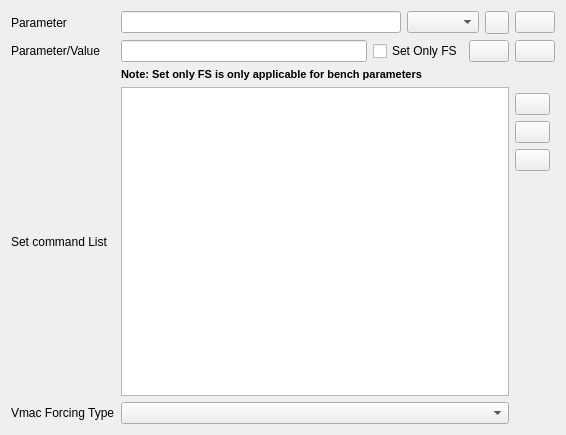
<?xml version="1.0" encoding="UTF-8"?>
<ui version="4.0">
 <class>GTAActionOneClickSetWidget</class>
 <widget class="QWidget" name="GTAActionOneClickSetWidget">
  <property name="geometry">
   <rect>
    <x>0</x>
    <y>0</y>
    <width>566</width>
    <height>435</height>
   </rect>
  </property>
  <property name="windowTitle">
   <string>Form</string>
  </property>
  <layout class="QGridLayout" name="gridLayout_2">
   <item row="0" column="0">
    <widget class="QLabel" name="label">
     <property name="text">
      <string>Parameter</string>
     </property>
    </widget>
   </item>
   <item row="0" column="1" colspan="2">
    <layout class="QHBoxLayout" name="horizontalLayout">
     <item>
      <widget class="QLineEdit" name="ParamNameLE"/>
     </item>
     <item>
      <widget class="QComboBox" name="functionStatusCB">
       <property name="toolTip">
        <string>Select function status</string>
       </property>
      </widget>
     </item>
     <item>
      <widget class="QToolButton" name="importFromCSVPB">
       <property name="text">
        <string/>
       </property>
       <property name="icon">
        <iconset resource="../resource.qrc">
         <normaloff>:/images/forms/img/table2.png</normaloff>:/images/forms/img/table2.png</iconset>
       </property>
      </widget>
     </item>
     <item>
      <widget class="QPushButton" name="SearchPB">
       <property name="sizePolicy">
        <sizepolicy hsizetype="Maximum" vsizetype="Fixed">
         <horstretch>0</horstretch>
         <verstretch>0</verstretch>
        </sizepolicy>
       </property>
       <property name="minimumSize">
        <size>
         <width>35</width>
         <height>0</height>
        </size>
       </property>
       <property name="text">
        <string/>
       </property>
       <property name="icon">
        <iconset resource="../resource.qrc">
         <normaloff>:/images/forms/img/SEARCH.png</normaloff>:/images/forms/img/SEARCH.png</iconset>
       </property>
      </widget>
     </item>
    </layout>
   </item>
   <item row="1" column="0">
    <widget class="QLabel" name="label_2">
     <property name="text">
      <string>Parameter/Value</string>
     </property>
    </widget>
   </item>
   <item row="1" column="1" colspan="2">
    <layout class="QGridLayout" name="gridLayout">
     <item row="0" column="0">
      <widget class="GTAActionOneClickSetValueLineEdit" name="ValueLE"/>
     </item>
     <item row="0" column="2">
      <widget class="QPushButton" name="SearchPB2">
       <property name="sizePolicy">
        <sizepolicy hsizetype="Maximum" vsizetype="Fixed">
         <horstretch>0</horstretch>
         <verstretch>0</verstretch>
        </sizepolicy>
       </property>
       <property name="minimumSize">
        <size>
         <width>35</width>
         <height>0</height>
        </size>
       </property>
       <property name="text">
        <string/>
       </property>
       <property name="icon">
        <iconset resource="../resource.qrc">
         <normaloff>:/images/forms/img/SEARCH.png</normaloff>:/images/forms/img/SEARCH.png</iconset>
       </property>
      </widget>
     </item>
     <item row="0" column="3">
      <widget class="QPushButton" name="EquationPB">
       <property name="sizePolicy">
        <sizepolicy hsizetype="Maximum" vsizetype="Fixed">
         <horstretch>0</horstretch>
         <verstretch>0</verstretch>
        </sizepolicy>
       </property>
       <property name="minimumSize">
        <size>
         <width>35</width>
         <height>0</height>
        </size>
       </property>
       <property name="text">
        <string/>
       </property>
       <property name="icon">
        <iconset resource="../resource.qrc">
         <normaloff>:/images/forms/img/EQUATION.png</normaloff>:/images/forms/img/EQUATION.png</iconset>
       </property>
      </widget>
     </item>
     <item row="0" column="1">
      <widget class="QCheckBox" name="SetOnlyFSCB">
       <property name="text">
        <string>Set Only FS</string>
       </property>
      </widget>
     </item>
    </layout>
   </item>
   <item row="3" column="0">
    <widget class="QLabel" name="label_4">
     <property name="text">
      <string>Set command List</string>
     </property>
    </widget>
   </item>
   <item row="3" column="1">
    <widget class="QListWidget" name="setActionListLV">
     <property name="toolTip">
      <string>Set action list</string>
     </property>
    </widget>
   </item>
   <item row="4" column="0">
    <widget class="QLabel" name="label_3">
     <property name="text">
      <string>Vmac Forcing Type</string>
     </property>
    </widget>
   </item>
   <item row="4" column="1">
    <widget class="QComboBox" name="VmacForcingTypeCB"/>
   </item>
   <item row="4" column="2">
    <spacer name="horizontalSpacer">
     <property name="orientation">
      <enum>Qt::Horizontal</enum>
     </property>
     <property name="sizeType">
      <enum>QSizePolicy::Maximum</enum>
     </property>
     <property name="sizeHint" stdset="0">
      <size>
       <width>40</width>
       <height>20</height>
      </size>
     </property>
    </spacer>
   </item>
   <item row="3" column="2">
    <layout class="QVBoxLayout" name="verticalLayout">
     <property name="spacing">
      <number>6</number>
     </property>
     <property name="topMargin">
      <number>6</number>
     </property>
     <item>
      <widget class="QPushButton" name="addToListPB">
       <property name="minimumSize">
        <size>
         <width>0</width>
         <height>0</height>
        </size>
       </property>
       <property name="maximumSize">
        <size>
         <width>35</width>
         <height>16777215</height>
        </size>
       </property>
       <property name="toolTip">
        <string>&lt;!DOCTYPE HTML PUBLIC &quot;-//W3C//DTD HTML 4.0//EN&quot; &quot;http://www.w3.org/TR/REC-html40/strict.dtd&quot;&gt;
&lt;html&gt;&lt;head&gt;&lt;meta name=&quot;qrichtext&quot; content=&quot;1&quot; /&gt;&lt;style type=&quot;text/css&quot;&gt;
p, li { white-space: pre-wrap; }
&lt;/style&gt;&lt;/head&gt;&lt;body style=&quot; font-family:'MS Shell Dlg 2'; font-size:8.25pt; font-weight:400; font-style:normal;&quot;&gt;
&lt;p style=&quot; margin-top:0px; margin-bottom:0px; margin-left:0px; margin-right:0px; -qt-block-indent:0; text-indent:0px;&quot;&gt;&lt;span style=&quot; font-weight:600; text-decoration: underline;&quot;&gt;ADD&lt;/span&gt;&lt;/p&gt;
&lt;p style=&quot;-qt-paragraph-type:empty; margin-top:0px; margin-bottom:0px; margin-left:0px; margin-right:0px; -qt-block-indent:0; text-indent:0px;&quot;&gt;&lt;/p&gt;
&lt;p style=&quot; margin-top:0px; margin-bottom:0px; margin-left:0px; margin-right:0px; -qt-block-indent:0; text-indent:0px;&quot;&gt;Adds parameter value expression to list&lt;/p&gt;&lt;/body&gt;&lt;/html&gt;</string>
       </property>
       <property name="text">
        <string/>
       </property>
       <property name="icon">
        <iconset resource="../resource.qrc">
         <normaloff>:/images/forms/img/Add.png</normaloff>:/images/forms/img/Add.png</iconset>
       </property>
      </widget>
     </item>
     <item>
      <widget class="QPushButton" name="removeFromListPB">
       <property name="maximumSize">
        <size>
         <width>35</width>
         <height>16777215</height>
        </size>
       </property>
       <property name="toolTip">
        <string>&lt;!DOCTYPE HTML PUBLIC &quot;-//W3C//DTD HTML 4.0//EN&quot; &quot;http://www.w3.org/TR/REC-html40/strict.dtd&quot;&gt;
&lt;html&gt;&lt;head&gt;&lt;meta name=&quot;qrichtext&quot; content=&quot;1&quot; /&gt;&lt;style type=&quot;text/css&quot;&gt;
p, li { white-space: pre-wrap; }
&lt;/style&gt;&lt;/head&gt;&lt;body style=&quot; font-family:'MS Shell Dlg 2'; font-size:8.25pt; font-weight:400; font-style:normal;&quot;&gt;
&lt;p style=&quot; margin-top:0px; margin-bottom:0px; margin-left:0px; margin-right:0px; -qt-block-indent:0; text-indent:0px;&quot;&gt;&lt;span style=&quot; font-weight:600;&quot;&gt;REMOVE&lt;/span&gt;&lt;/p&gt;
&lt;p style=&quot;-qt-paragraph-type:empty; margin-top:0px; margin-bottom:0px; margin-left:0px; margin-right:0px; -qt-block-indent:0; text-indent:0px;&quot;&gt;&lt;/p&gt;
&lt;p style=&quot; margin-top:0px; margin-bottom:0px; margin-left:0px; margin-right:0px; -qt-block-indent:0; text-indent:0px;&quot;&gt;Removes selected expression from list&lt;/p&gt;&lt;/body&gt;&lt;/html&gt;</string>
       </property>
       <property name="text">
        <string/>
       </property>
       <property name="icon">
        <iconset resource="../resource.qrc">
         <normaloff>:/images/forms/img/Remove.png</normaloff>:/images/forms/img/Remove.png</iconset>
       </property>
      </widget>
     </item>
     <item>
      <widget class="QPushButton" name="editSelectedPB">
       <property name="maximumSize">
        <size>
         <width>35</width>
         <height>16777215</height>
        </size>
       </property>
       <property name="toolTip">
        <string>&lt;!DOCTYPE HTML PUBLIC &quot;-//W3C//DTD HTML 4.0//EN&quot; &quot;http://www.w3.org/TR/REC-html40/strict.dtd&quot;&gt;
&lt;html&gt;&lt;head&gt;&lt;meta name=&quot;qrichtext&quot; content=&quot;1&quot; /&gt;&lt;style type=&quot;text/css&quot;&gt;
p, li { white-space: pre-wrap; }
&lt;/style&gt;&lt;/head&gt;&lt;body style=&quot; font-family:'MS Shell Dlg 2'; font-size:8.25pt; font-weight:400; font-style:normal;&quot;&gt;
&lt;p style=&quot; margin-top:0px; margin-bottom:0px; margin-left:0px; margin-right:0px; -qt-block-indent:0; text-indent:0px;&quot;&gt;&lt;span style=&quot; font-weight:600; text-decoration: underline;&quot;&gt;Edit Expression&lt;/span&gt;&lt;/p&gt;
&lt;p style=&quot; margin-top:0px; margin-bottom:0px; margin-left:0px; margin-right:0px; -qt-block-indent:0; text-indent:0px;&quot;&gt;Selected set expression from list is edited.&lt;/p&gt;
&lt;p style=&quot; margin-top:0px; margin-bottom:0px; margin-left:0px; margin-right:0px; -qt-block-indent:0; text-indent:0px;&quot;&gt;&lt;span style=&quot; font-weight:600; text-decoration: underline;&quot;&gt;Steps:&lt;/span&gt;&lt;/p&gt;
&lt;p style=&quot; margin-top:0px; margin-bottom:0px; margin-left:0px; margin-right:0px; -qt-block-indent:0; text-indent:0px;&quot;&gt;Select expression from list, change relevant parameter/value field and clik on this button.&lt;/p&gt;&lt;/body&gt;&lt;/html&gt;</string>
       </property>
       <property name="text">
        <string/>
       </property>
       <property name="icon">
        <iconset resource="../resource.qrc">
         <normaloff>:/images/forms/img/EDIT.png</normaloff>:/images/forms/img/EDIT.png</iconset>
       </property>
      </widget>
     </item>
     <item>
      <spacer name="verticalSpacer">
       <property name="orientation">
        <enum>Qt::Vertical</enum>
       </property>
       <property name="sizeHint" stdset="0">
        <size>
         <width>20</width>
         <height>40</height>
        </size>
       </property>
      </spacer>
     </item>
    </layout>
   </item>
   <item row="2" column="1">
    <widget class="QLabel" name="noteLB">
     <property name="font">
      <font>
       <weight>75</weight>
       <bold>true</bold>
      </font>
     </property>
     <property name="text">
      <string>&lt;!DOCTYPE HTML PUBLIC &quot;-//W3C//DTD HTML 4.0//EN&quot; &quot;http://www.w3.org/TR/REC-html40/strict.dtd&quot;&gt;
&lt;html&gt;&lt;head&gt;&lt;meta name=&quot;qrichtext&quot; content=&quot;1&quot; /&gt;&lt;style type=&quot;text/css&quot;&gt;
p, li { white-space: pre-wrap; }
&lt;/style&gt;&lt;/head&gt;&lt;body style=&quot; font-family:'MS Shell Dlg 2'; font-size:8.25pt; font-weight:400; font-style:normal;&quot;&gt;
&lt;p style=&quot; margin-top:0px; margin-bottom:0px; margin-left:0px; margin-right:0px; -qt-block-indent:0; text-indent:0px;&quot;&gt;&lt;span style=&quot; font-size:8pt; font-weight:600; color:#000000;&quot;&gt;Note: Set only FS is only applicable for bench parameters&lt;/span&gt;&lt;/p&gt;&lt;/body&gt;&lt;/html&gt;</string>
     </property>
    </widget>
   </item>
  </layout>
 </widget>
 <customwidgets>
  <customwidget>
   <class>GTAActionOneClickSetValueLineEdit</class>
   <extends>QLineEdit</extends>
   <header location="global">GTAActionOneClickSetWidget.h</header>
  </customwidget>
 </customwidgets>
 <tabstops>
  <tabstop>ParamNameLE</tabstop>
  <tabstop>functionStatusCB</tabstop>
  <tabstop>importFromCSVPB</tabstop>
  <tabstop>SearchPB</tabstop>
  <tabstop>ValueLE</tabstop>
  <tabstop>SetOnlyFSCB</tabstop>
  <tabstop>SearchPB2</tabstop>
  <tabstop>EquationPB</tabstop>
  <tabstop>addToListPB</tabstop>
  <tabstop>removeFromListPB</tabstop>
  <tabstop>editSelectedPB</tabstop>
  <tabstop>VmacForcingTypeCB</tabstop>
  <tabstop>setActionListLV</tabstop>
 </tabstops>
 <resources>
  <include location="../resource.qrc"/>
 </resources>
 <connections/>
</ui>
